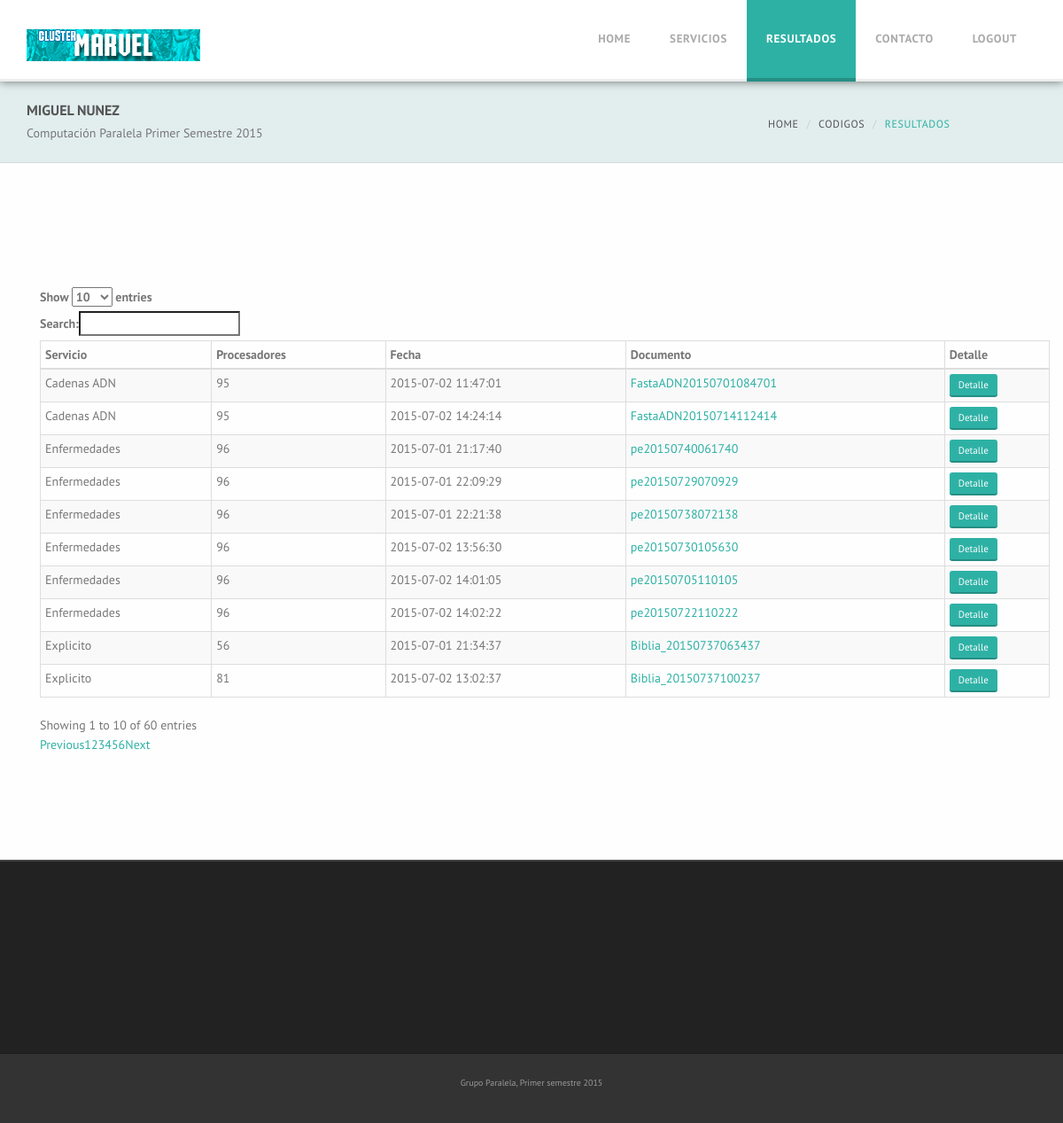
The app's page /resultados.php (signed in) with its own data.
### tables this page shows
CREATE TABLE IF NOT EXISTS `historial_fasta` (
  `fasta_id` int(11) NOT NULL AUTO_INCREMENT,
  `id_usuario` int(11) NOT NULL,
  `documento` text NOT NULL,
  `matriz` varchar(255) NOT NULL,
  `penalizacion` int(11) NOT NULL,
  `numero_resultado` int(11) NOT NULL,
  `size` int(11) NOT NULL,
  `tipo` varchar(255) NOT NULL,
  `fecha` timestamp NOT NULL DEFAULT CURRENT_TIMESTAMP ON UPDATE CURRENT_TIMESTAMP,
  PRIMARY KEY (`fasta_id`)
);

CREATE TABLE IF NOT EXISTS `historial_percolacion` (
  `percolacion_id` int(11) NOT NULL AUTO_INCREMENT,
  `id_usuario` int(11) NOT NULL,
  `arbol` int(11) DEFAULT NULL,
  `suelo` int(11) DEFAULT NULL,
  `distribucion` int(11) NOT NULL,
  `tamano` int(11) NOT NULL,
  `size` int(11) NOT NULL,
  `documento` text NOT NULL,
  `tipo` varchar(255) NOT NULL,
  `enfermedad` int(255) DEFAULT NULL,
  `fecha` timestamp NOT NULL DEFAULT CURRENT_TIMESTAMP ON UPDATE CURRENT_TIMESTAMP,
  PRIMARY KEY (`percolacion_id`)
);

CREATE TABLE IF NOT EXISTS `historial_torah` (
  `torah_id` int(11) NOT NULL AUTO_INCREMENT,
  `id_usuario` int(11) NOT NULL,
  `documento` text NOT NULL,
  `patron` text NOT NULL,
  `size` int(11) NOT NULL,
  `tipo` varchar(255) NOT NULL,
  `saltos` int(11) NOT NULL,
  `fecha` timestamp NOT NULL DEFAULT CURRENT_TIMESTAMP ON UPDATE CURRENT_TIMESTAMP,
  PRIMARY KEY (`torah_id`)
);

### simpleql/class.simpleql.php (called while the page is built, shortened)
<?php
class Mysql {
	function __construct(){
		$this->servidor = SERVIDOR_BD;
		$this->usuario = USUARIO_BD;
		$this->password = PASSWORD_BD;
		$this->basedatos = NOMBRE_BD;
	}
	private function consulta($query){
		$result = $this->mysqli->query(	$query	);
	return $result;
	}
	private function conectar(){
		$this->mysqli = new mysqli($this->servidor,$this->usuario,$this->password,$this->basedatos);
	}
	public function arreglo($tabla,$bandera = array(),$operator = "AND",$comp = "="){
		$query = "SELECT * FROM {$tabla}";
		if(!empty($bandera)){
			$query .= " WHERE";
			foreach($bandera as $clave => $campo){
				$query .= " {$clave}{$comp}'{$campo}'";
				$query .= " {$operator}";
			}
			$query = substr($query,0,strrpos($query,$operator));
		}
		$result = $this->consulta($query);
		for ($arreglo = array(); $tmp = $result->fetch_array(MYSQLI_ASSOC);) $arreglo[] = $tmp;
	return $arreglo;
	}
}
?>

### resultados.php (the view, shortened to what this page needs)
<?php
	include("simpleql/class.simpleql.php");
?>
<!DOCTYPE html>
<html lang="en">
<?php require_once("head.php"); ?>
<body class="activateAppearAnimation">
	<div id="globalWrapper">
		<header class="navbar-fixed-top">
			<div id="mainHeader" role="banner">
				<div class="container">
					<nav class="navbar navbar-default scrollMenu" role="navigation">
						<div class="navbar-header">
							<a class="navbar-brand" href="index.html"><img src="images/main-logo.png" alt="SEATTLE website template"/></a>
						</div>
						<div class="collapse navbar-collapse" id="mainMenu">
							<ul class="nav navbar-nav pull-right">
								<li class="primary">
									<a href="index.php" class="firstLevel  hasSubMenu" >Home</a>
								</li>
								<li class="primary">
									<a href="codigos.php" class="firstLevel  hasSubMenu" >Servicios</a>
								</li>
								<li id="lastMenu" class="last"><a href="resultados.php" class="firstLevel active last">Resultados</a></li>
								<li id="lastMenu" class="last"><a href="contacto.php" class="firstLevel last">Contacto</a></li>
								<?php
								if(isset($_SESSION["email"]) && isset($_SESSION["password"])){
									echo '<li id="lastMenu" class="last"><a href="logout.php" class="firstLevel last">LogOut</a></li>';
								}
								?>
							</ul>
						</div>
					</nav>
				</div>
			</div>
		</header>
		<section id="portfolio">
			<header class="page-header">
				<div class="container">
					<div class="row">
						<div class="col-xs-10 col-sm-10 col-md-11 projectTitle">
							<h1><?= $_SESSION["nombre"]." ".$_SESSION["apellidos"]?></h1>
							<p>Computación Paralela Primer Semestre 2015</p>
							<ul class="breadcrumb visible-md visible-lg">
								<li><a href="index.php">Home</a></li>
								<li><a href="codigos.php">Codigos</a></li>
								<li class="active">Resultados</li>
							</ul>
						</div>
					</div>
				</div>
			</header>
			<section id="content" class="mt30">
				<section class="pt30 pb30 mb15">
						<div class="container">
							<div class="row">
								<div class="col-md-12">
									<section class="pt40 pb40">
						<div class="container">
							<table cellpadding="0" cellspacing="0" border="0" class="table table-striped table-bordered table-condensed" id="example">
								<thead>
									<tr>
										<th>Servicio</th>
										<th>Procesadores</th>
										<th>Fecha</th>
										<th>Documento</th>
										<th>Detalle</th>
									</tr>
								</thead>
								<tbody>
									<?php
										$simpleql = new Mysql();
										$where = array("id_usuario" => $_SESSION["id"],
														"tipo" => "-pfa");
										$fasta_as = $simpleql->arreglo("historial_fasta",$where);
										$simpleql = new Mysql();
										$where = array("id_usuario" => $_SESSION["id"],
														"tipo" => "-ppe");
										$percolacion_es = $simpleql->arreglo("historial_percolacion",$where);
										$simpleql = new Mysql();
										$where = array("id_usuario" => $_SESSION["id"],
														"tipo" => "-pbe");
										$biblia_es = $simpleql->arreglo("historial_torah",$where);
										foreach ($fasta_as  as $fasta_a) {
											echo'
											<tr class="odd gradeX">
												<td>Cadenas ADN</td>
												<td>'.$fasta_a["size"].'</td>
												<td>'.$fasta_a["fecha"].'</td>
												<td class="center"><a href="/webParalela/FASTA/Envio/'.$fasta_a["documento"].'.pdf" target="_blank">'.$fasta_a["documento"].'</a></td>
												<td class="center">
													<button type="button" class="btn btn-primary btn-sm" onclick="Detalle('.$fasta_a["fasta_id"].',1);">
												  	Detalle
													</button>
												</td>
											</tr>
											';
										}
										foreach ($percolacion_es  as $percolacion_e) {
											echo'
											<tr class="odd gradeX">
												<td>Enfermedades</td>
												<td>'.$percolacion_e["size"].'</td>
												<td>'.$percolacion_e["fecha"].'</td>
												<td class="center"><a href="/webParalela/PERCOLACION/'.$percolacion_e["documento"].'.pdf" target="_blank">'.$percolacion_e["documento"].'</a></td>
												<td class="center">
													<button type="button" class="btn btn-primary btn-sm" onclick="Detalle('.$percolacion_e["percolacion_id"].',4);">
												  	Detalle
													</button>
												</td>
											</tr>
											';
										}
										foreach ($biblia_es  as $biblia_e) {
											echo'
											<tr class="odd gradeX">
												<td>Explicito</td>
												<td>'.$biblia_e["size"].'</td>
												<td>'.$biblia_e["fecha"].'</td>
												<td class="center"><a href="/webParalela/BIBLIA/PDF/'.$biblia_e["documento"].'.pdf" target="_blank">'.$biblia_e["documento"].'</a></td>
												<td class="center">
													<button type="button" class="btn btn-primary btn-sm" onclick="Detalle('.$biblia_e["torah_id"].',5);">
												  	Detalle
													</button>
												</td>
											</tr>
											';
										}
									?>
								</tbody>
							</table>
						</div>
					</section>
								</div>
							</div>
						</div>
					</section>
				</section>
			</section>
		<?php require_once("footer.php"); ?>
		</div>
</body>
</html>

### head.php (shortened to what this page needs)
<head>
	<link type="text/css" rel="stylesheet" href="/webParalela/bootstrap/css/bootstrap.min.css">
	<link rel="stylesheet" type="text/css" href="/webParalela/js-plugin/animation-framework/animate.css" />
	<link rel="stylesheet" type="text/css" href="/webParalela/js-plugin/magnific-popup/magnific-popup.css" />
	<link rel="stylesheet" type="text/css" href="/webParalela/js-plugin/flexslider/flexslider.css" />
	<link rel="stylesheet" href="/webParalela/js-plugin/owl.carousel/owl-carousel/owl.carousel.css">
	<link rel="stylesheet" href="/webParalela/js-plugin/owl.carousel/owl-carousel/owl.transitions.css">
	<link rel="stylesheet" href="/webParalela/js-plugin/owl.carousel/owl-carousel/owl.theme.css">
	<link type="text/css" rel="stylesheet" href="/webParalela/font-icons/custom-icons/css/custom-icons.css">
	<link type="text/css" rel="stylesheet" href="/webParalela/font-icons/custom-icons/css/custom-icons-ie7.css">
	<link rel="stylesheet" type="text/css" href="/webParalela/js-plugin/appear/nekoAnim.css">
	<link type="text/css" rel="stylesheet" href="/webParalela/css/layout.css">
	<link type="text/css" id="colors" rel="stylesheet" href="/webParalela/css/colors.css">
	<link type="text/css" rel="stylesheet" href="/webParalela/css/sea-green.css">
	<link rel="stylesheet" type="text/css" href="//cdn.datatables.net/plug-ins/1.10.7/integration/bootstrap/3/dataTables.bootstrap.css">
</head>

### footer.php (shortened to what this page needs)
<footer id="footerWrapper">
	<section  id="footerRights">
		<div class="container">
			<div class="row">
				<div class="col-md-12">
					<p>Grupo Paralela, Primer semestre 2015</p>
				</div>
			</div>
		</div>
	</section>
</footer>

### css/colors.css (style rules this page uses)
body { color:#777; background: #fefefe; }
h1, h2, h3, h4, h5, h6 { color:#333; }
a { color:#525252 ; }
.btn { background: none repeat scroll 0 0 #555; color: #fff; border-bottom: 2px solid rgba(0, 0, 0, 0.15); }
.btn-primary { background: #525252 ; border-bottom-color:#373737; color: #FFFFFF!important; }
#mainHeader { background:url('../images/theme-pics/header-line.png') repeat-x bottom #fff ; box-shadow: 0 0 10px rgba(0, 0, 0, 0.54); }
#mainMenu .navbar-nav li.last { border-bottom:none !important; }
.navbar-nav > li > a > i, .navbar-default .navbar-nav > li > a { color:#aaa; }
.navbar-default .navbar-nav > li > a.active { color:#fff; background:#525252; border-bottom: 4px solid #373737 }
@media (min-width:768px) { #mainMenu .navbar-nav li { border-bottom:none; } }
footer { color:#777; background:#222; border-top:2px solid #444; }
#footerRights { background-color:#333; color:#999; border-top:1px solid #1b1b1b; }
.page-header { border-bottom: 1px solid rgba(1,1,1,0.075); background:#eaeaea; }
.page-header h1 { color:#555; }
ul.breadcrumb li a { color:#555; }
ul.breadcrumb li a:after { color:#ddd; }
ul.breadcrumb li.active { color:#525252; }

### css/sea-green.css (style rules this page uses)
body { color:#777; background: #fefefe; }
h1, h2, h3, h4, h5, h6 { color:#333; }
a { color:#2eb1a5 ; }
.btn { background: none repeat scroll 0 0 #555; color: #fff; border-bottom: 2px solid rgba(0, 0, 0, 0.15); }
.btn-primary { background: #2eb1a5 ; border-bottom-color:#258e84; color: #FFFFFF!important; }
#mainHeader { background:url('../images/theme-pics/header-line.png') repeat-x bottom #fff ; box-shadow: 0 0 10px rgba(0, 0, 0, 0.54); }
#mainMenu .navbar-nav li.last { border-bottom:none !important; }
.navbar-nav > li > a > i, .navbar-default .navbar-nav > li > a { color:#aaa; }
.navbar-default .navbar-nav > li > a.active { color:#fff; background:#2eb1a5; border-bottom: 4px solid #258e84 }
@media (min-width:768px) { #mainMenu .navbar-nav li { border-bottom:none; } }
footer { color:#777; background:#222; border-top:2px solid #444; }
#footerRights { background-color:#333; color:#999; border-top:1px solid #1b1b1b; }
.page-header { border-bottom: 1px solid rgba(1,1,1,0.075); background:#e1eeed; }
.page-header h1 { color:#555; }
ul.breadcrumb li a { color:#555; }
ul.breadcrumb li a:after { color:#ddd; }
ul.breadcrumb li.active { color:#2eb1a5; }

### records on screen
historial_fasta: size "95", fecha "2015-07-02 11:47:01", documento "FastaADN20150701084701"
historial_fasta: size "95", fecha "2015-07-02 14:24:14", documento "FastaADN20150714112414"
historial_percolacion: size "96", fecha "2015-07-01 21:17:40", documento "pe20150740061740"
historial_percolacion: size "96", fecha "2015-07-01 22:09:29", documento "pe20150729070929"
historial_percolacion: size "96", fecha "2015-07-01 22:21:38", documento "pe20150738072138"
historial_percolacion: size "96", fecha "2015-07-02 13:56:30", documento "pe20150730105630"
historial_percolacion: size "96", fecha "2015-07-02 14:01:05", documento "pe20150705110105"
historial_percolacion: size "96", fecha "2015-07-02 14:02:22", documento "pe20150722110222"
historial_torah: size "56", fecha "2015-07-01 21:34:37", documento "Biblia_20150737063437"
historial_torah: size "81", fecha "2015-07-02 13:02:37", documento "Biblia_20150737100237"

### other values on screen
$_SESSION["nombre"] "MIGUEL"
$_SESSION["apellidos"] "NUNEZ"
